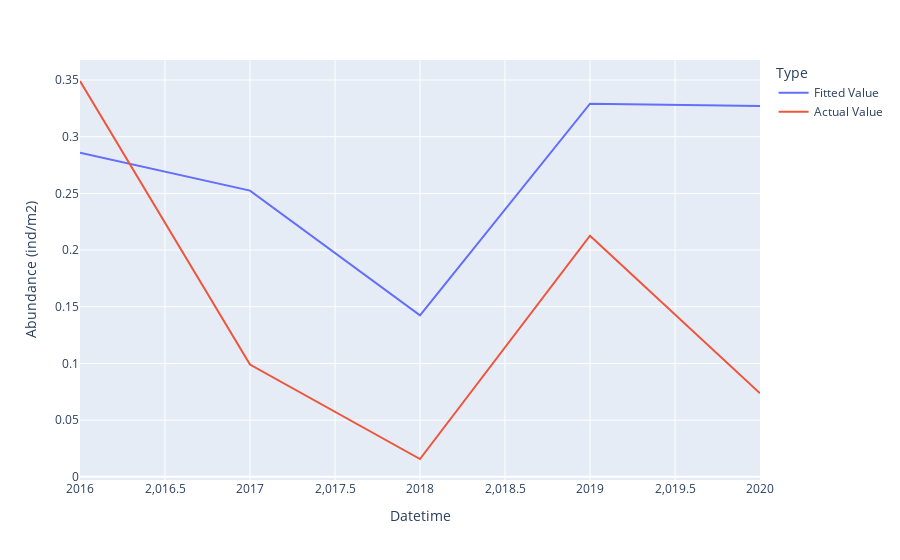

Notebook code for this chart:
### Code cell
px.line(results, x='Datetime', y='Abundance (ind/m2)', color='Type')

### Figure 1 — Plotly figure (JSON) as saved in the notebook; plotly's stock layout.template omitted (floating-point values rounded to 4 significant figures)
{"data": [{"hovertemplate": "Type=Fitted Value<br>Datetime=%{x}<br>Abundance (ind/m2)=%{y}<extra></extra>", "legendgroup": "Fitted Value", "line": {"color": "#636efa", "dash": "solid"}, "marker": {"symbol": "circle"}, "mode": "lines", "name": "Fitted Value", "orientation": "v", "showlegend": true, "type": "scatter", "x": [2016, 2017, 2018, 2019, 2020], "xaxis": "x", "y": [0.2858, 0.2525, 0.1424, 0.3291, 0.327], "yaxis": "y"}, {"hovertemplate": "Type=Actual Value<br>Datetime=%{x}<br>Abundance (ind/m2)=%{y}<extra></extra>", "legendgroup": "Actual Value", "line": {"color": "#EF553B", "dash": "solid"}, "marker": {"symbol": "circle"}, "mode": "lines", "name": "Actual Value", "orientation": "v", "showlegend": true, "type": "scatter", "x": [2016, 2017, 2018, 2019, 2020], "xaxis": "x", "y": [0.3491, 0.09904, 0.0157, 0.2127, 0.07368], "yaxis": "y"}], "layout": {"legend": {"title": {"text": "Type"}, "tracegroupgap": 0}, "margin": {"t": 60}, "xaxis": {"anchor": "y", "domain": [0, 1], "title": {"text": "Datetime"}}, "yaxis": {"anchor": "x", "domain": [0, 1], "title": {"text": "Abundance (ind/m2)"}}}}
